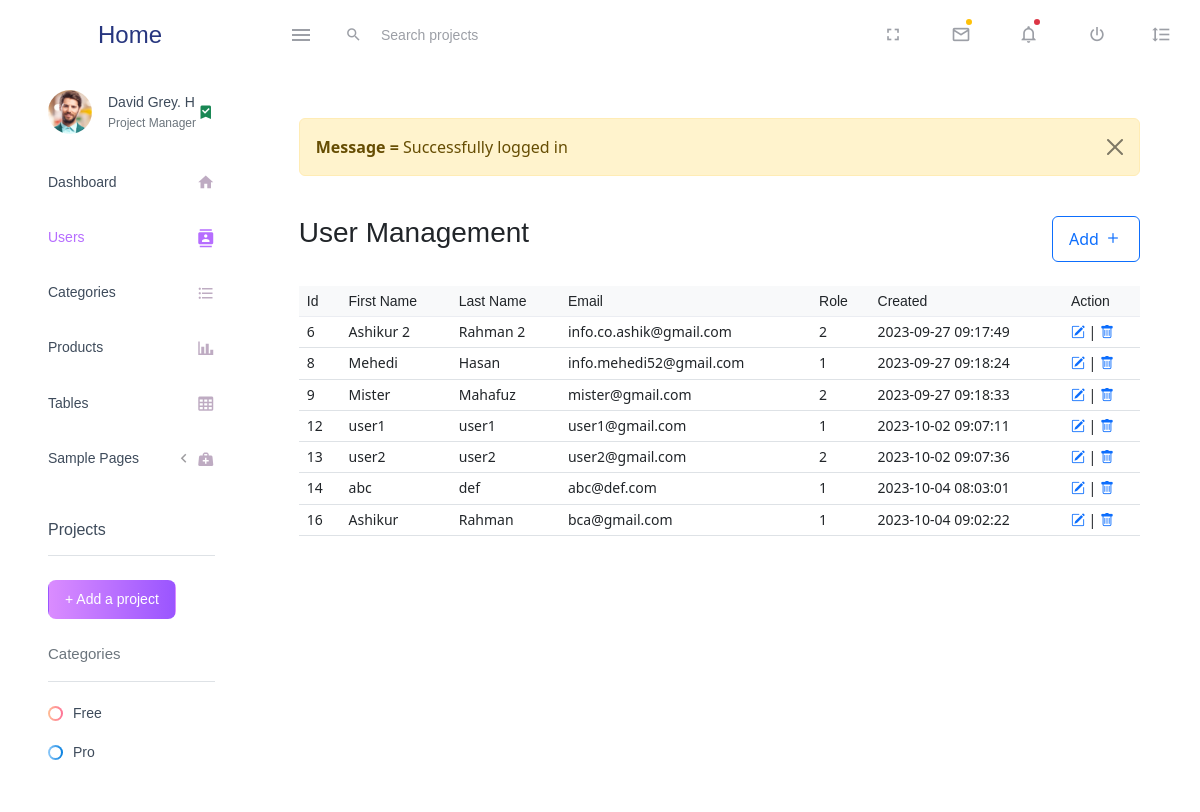
The app's page /dashboard/Users/users.php (signed in) with its own data.
### tables this page shows
CREATE TABLE `users` (
  `id` int(11) NOT NULL,
  `lastname` varchar(255) DEFAULT NULL,
  `firstname` varchar(255) DEFAULT NULL,
  `email` varchar(255) DEFAULT NULL,
  `password` varchar(255) DEFAULT NULL,
  `role` tinyint(1) NOT NULL DEFAULT 1,
  `created` timestamp NOT NULL DEFAULT current_timestamp(),
  `updated` timestamp NULL DEFAULT NULL ON UPDATE current_timestamp()
);

### dashboard/Users/users.php (the view, shortened to what this page needs)
<?php
$conn = DB::connect();
$query = "select * from users where 1";
$result = $conn->query($query);
?>
<?php $title = "All Users";
include "Head.php" ?>
<div class="container-scroller">
    <?php $img = "../../assets/images/face4.jpg";
    include "../inc/Header.php" ?>
    <div class="container-fluid page-body-wrapper">
        <?php $img = "../../assets/images/face1.jpg";
        include "../inc/sidebar.php" ?>
        <main class="main-panel mt-5 mx-5">
            <?php include "../../shared/message.php"; ?>
            <div class="d-flex justify-content-between my-4">
                <h3>User Management</h3>
                <a class="btn btn-outline-primary px-3 pb-2" href="usersAdd.php"> Add <i class="bi bi-plus fs-5"></i></a>
            </div>
            <table class="table align-middle mb-0 bg-white">
                <thead class="bg-light">
                    <tr>
                        <th>Id</th>
                        <th>First Name</th>
                        <th>Last Name</th>
                        <th>Email</th>
                        <th>Role</th>
                        <th>Created</th>
                        <th>Action</th>
                    </tr>
                </thead>
                <tbody>
                    <?php
                    if ($result->num_rows) {
                        while ($row = $result->fetch_assoc()) {
                            echo "<tr>
            <td>{$row['id']}</td>
            <td>{$row['firstname']}</td>
            <td>{$row['lastname']}</td>
            <td>{$row['email']}</td>
            <td>{$row['role']}</td>
            <td>{$row['created']}</td>
            <td>
            <a href='usersEdit.php?id={$row['id']}' title='edit'><i class='bi bi-pencil-square'></i></a> |
            <a onclick=\"return confirm('Are you sure?')\" href='usersDelete.php?id={$row['id']}' title='delete'><i class='bi bi-trash'></i></a>
            </td>
            </tr>";
                        }
                    }
                    ?>
                </tbody>
            </table>
        </main>
    </div>
</div>
<?php include "footer.php" ?>

### records on screen
users: id "6", firstname "Ashikur 2", lastname "Rahman 2", email "info.co.ashik@gmail.com", role "2", created "2023-09-27 09:17:49"
users: id "8", firstname "Mehedi", lastname "Hasan", email "info.mehedi52@gmail.com", role "1", created "2023-09-27 09:18:24"
users: id "9", firstname "Mister", lastname "Mahafuz", email "mister@gmail.com", role "2", created "2023-09-27 09:18:33"
users: id "12", firstname "user1", lastname "user1", email "user1@gmail.com", role "1", created "2023-10-02 09:07:11"
users: id "13", firstname "user2", lastname "user2", email "user2@gmail.com", role "2", created "2023-10-02 09:07:36"
users: id "14", firstname "abc", lastname "def", email "abc@def.com", role "1", created "2023-10-04 08:03:01"
users: id "16", firstname "Ashikur", lastname "Rahman", email "bca@gmail.com", role "1", created "2023-10-04 09:02:22"

### other values on screen
$_SESSION['message'] "Successfully logged in"
